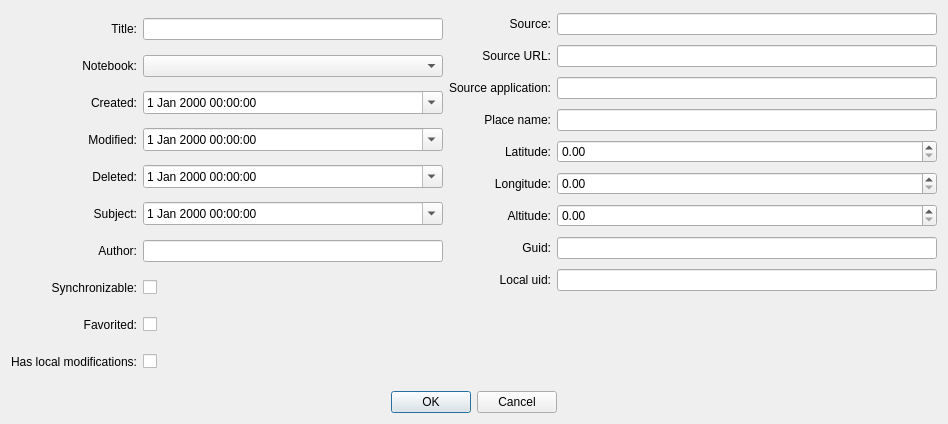
<?xml version="1.0" encoding="UTF-8"?>
<ui version="4.0">
 <class>EditNoteDialog</class>
 <widget class="QDialog" name="EditNoteDialog">
  <property name="geometry">
   <rect>
    <x>0</x>
    <y>0</y>
    <width>948</width>
    <height>424</height>
   </rect>
  </property>
  <property name="windowTitle">
   <string>Dialog</string>
  </property>
  <layout class="QGridLayout" name="gridLayout">
   <item row="0" column="0">
    <layout class="QGridLayout" name="leftGridLayout">
     <item row="0" column="0">
      <widget class="QLabel" name="titleLabel">
       <property name="minimumSize">
        <size>
         <width>0</width>
         <height>26</height>
        </size>
       </property>
       <property name="text">
        <string>Title:</string>
       </property>
       <property name="alignment">
        <set>Qt::AlignRight|Qt::AlignTrailing|Qt::AlignVCenter</set>
       </property>
      </widget>
     </item>
     <item row="0" column="1" colspan="2">
      <widget class="QLineEdit" name="titleLineEdit">
       <property name="minimumSize">
        <size>
         <width>190</width>
         <height>0</height>
        </size>
       </property>
      </widget>
     </item>
     <item row="1" column="0">
      <widget class="QLabel" name="notebookLabel">
       <property name="minimumSize">
        <size>
         <width>0</width>
         <height>26</height>
        </size>
       </property>
       <property name="text">
        <string>Notebook:</string>
       </property>
       <property name="alignment">
        <set>Qt::AlignRight|Qt::AlignTrailing|Qt::AlignVCenter</set>
       </property>
      </widget>
     </item>
     <item row="1" column="1" colspan="2">
      <widget class="QComboBox" name="notebookComboBox">
       <property name="minimumSize">
        <size>
         <width>300</width>
         <height>0</height>
        </size>
       </property>
      </widget>
     </item>
     <item row="2" column="0">
      <widget class="QLabel" name="creationDateTimeLabel">
       <property name="minimumSize">
        <size>
         <width>0</width>
         <height>26</height>
        </size>
       </property>
       <property name="text">
        <string>Created:</string>
       </property>
       <property name="alignment">
        <set>Qt::AlignRight|Qt::AlignTrailing|Qt::AlignVCenter</set>
       </property>
      </widget>
     </item>
     <item row="2" column="1" colspan="2">
      <widget class="QDateTimeEdit" name="creationDateTimeEdit">
       <property name="minimumSize">
        <size>
         <width>190</width>
         <height>0</height>
        </size>
       </property>
       <property name="calendarPopup">
        <bool>true</bool>
       </property>
      </widget>
     </item>
     <item row="3" column="0">
      <widget class="QLabel" name="modificationDateTimeLabel">
       <property name="minimumSize">
        <size>
         <width>0</width>
         <height>26</height>
        </size>
       </property>
       <property name="text">
        <string>Modified:</string>
       </property>
       <property name="alignment">
        <set>Qt::AlignRight|Qt::AlignTrailing|Qt::AlignVCenter</set>
       </property>
      </widget>
     </item>
     <item row="3" column="1" colspan="2">
      <widget class="QDateTimeEdit" name="modificationDateTimeEdit">
       <property name="minimumSize">
        <size>
         <width>190</width>
         <height>0</height>
        </size>
       </property>
       <property name="calendarPopup">
        <bool>true</bool>
       </property>
      </widget>
     </item>
     <item row="4" column="0">
      <widget class="QLabel" name="deletionDateTimeLabel">
       <property name="minimumSize">
        <size>
         <width>0</width>
         <height>26</height>
        </size>
       </property>
       <property name="text">
        <string>Deleted:</string>
       </property>
       <property name="alignment">
        <set>Qt::AlignRight|Qt::AlignTrailing|Qt::AlignVCenter</set>
       </property>
      </widget>
     </item>
     <item row="4" column="1" colspan="2">
      <widget class="QDateTimeEdit" name="deletionDateTimeEdit">
       <property name="minimumSize">
        <size>
         <width>190</width>
         <height>0</height>
        </size>
       </property>
       <property name="calendarPopup">
        <bool>true</bool>
       </property>
      </widget>
     </item>
     <item row="5" column="0">
      <widget class="QLabel" name="subjectDateTimeLabel">
       <property name="minimumSize">
        <size>
         <width>0</width>
         <height>26</height>
        </size>
       </property>
       <property name="text">
        <string>Subject:</string>
       </property>
       <property name="alignment">
        <set>Qt::AlignRight|Qt::AlignTrailing|Qt::AlignVCenter</set>
       </property>
      </widget>
     </item>
     <item row="5" column="1" colspan="2">
      <widget class="QDateTimeEdit" name="subjectDateTimeEdit">
       <property name="minimumSize">
        <size>
         <width>190</width>
         <height>0</height>
        </size>
       </property>
       <property name="calendarPopup">
        <bool>true</bool>
       </property>
      </widget>
     </item>
     <item row="6" column="0">
      <widget class="QLabel" name="authorLabel">
       <property name="minimumSize">
        <size>
         <width>0</width>
         <height>26</height>
        </size>
       </property>
       <property name="text">
        <string>Author:</string>
       </property>
       <property name="alignment">
        <set>Qt::AlignRight|Qt::AlignTrailing|Qt::AlignVCenter</set>
       </property>
      </widget>
     </item>
     <item row="6" column="1" colspan="2">
      <widget class="QLineEdit" name="authorLineEdit">
       <property name="minimumSize">
        <size>
         <width>190</width>
         <height>0</height>
        </size>
       </property>
      </widget>
     </item>
     <item row="8" column="0">
      <widget class="QLabel" name="favoritedLabel">
       <property name="minimumSize">
        <size>
         <width>0</width>
         <height>26</height>
        </size>
       </property>
       <property name="text">
        <string>Favorited:</string>
       </property>
       <property name="alignment">
        <set>Qt::AlignRight|Qt::AlignTrailing|Qt::AlignVCenter</set>
       </property>
      </widget>
     </item>
     <item row="7" column="0">
      <widget class="QLabel" name="synchronizableLabel">
       <property name="minimumSize">
        <size>
         <width>0</width>
         <height>26</height>
        </size>
       </property>
       <property name="text">
        <string>Synchronizable:</string>
       </property>
       <property name="alignment">
        <set>Qt::AlignRight|Qt::AlignTrailing|Qt::AlignVCenter</set>
       </property>
      </widget>
     </item>
     <item row="7" column="1" colspan="2">
      <widget class="QCheckBox" name="synchronizableCheckBox"/>
     </item>
     <item row="8" column="1" colspan="2">
      <widget class="QCheckBox" name="favoritedCheckBox"/>
     </item>
     <item row="9" column="0">
      <widget class="QLabel" name="dirtyLabel">
       <property name="minimumSize">
        <size>
         <width>0</width>
         <height>26</height>
        </size>
       </property>
       <property name="text">
        <string>Has local modifications:</string>
       </property>
       <property name="alignment">
        <set>Qt::AlignRight|Qt::AlignTrailing|Qt::AlignVCenter</set>
       </property>
      </widget>
     </item>
     <item row="9" column="1" colspan="2">
      <widget class="QCheckBox" name="dirtyCheckBox"/>
     </item>
    </layout>
   </item>
   <item row="0" column="1">
    <layout class="QGridLayout" name="rightGridLayout">
     <item row="0" column="0">
      <widget class="QLabel" name="sourceLabel">
       <property name="minimumSize">
        <size>
         <width>0</width>
         <height>26</height>
        </size>
       </property>
       <property name="text">
        <string>Source:</string>
       </property>
       <property name="alignment">
        <set>Qt::AlignRight|Qt::AlignTrailing|Qt::AlignVCenter</set>
       </property>
      </widget>
     </item>
     <item row="0" column="1">
      <widget class="QLineEdit" name="sourceLineEdit">
       <property name="minimumSize">
        <size>
         <width>190</width>
         <height>0</height>
        </size>
       </property>
      </widget>
     </item>
     <item row="1" column="0">
      <widget class="QLabel" name="sourceURLLabel">
       <property name="minimumSize">
        <size>
         <width>0</width>
         <height>26</height>
        </size>
       </property>
       <property name="text">
        <string>Source URL:</string>
       </property>
       <property name="alignment">
        <set>Qt::AlignRight|Qt::AlignTrailing|Qt::AlignVCenter</set>
       </property>
      </widget>
     </item>
     <item row="1" column="1">
      <widget class="QLineEdit" name="sourceURLLineEdit">
       <property name="minimumSize">
        <size>
         <width>190</width>
         <height>0</height>
        </size>
       </property>
      </widget>
     </item>
     <item row="2" column="0">
      <widget class="QLabel" name="sourceApplicationLabel">
       <property name="minimumSize">
        <size>
         <width>0</width>
         <height>26</height>
        </size>
       </property>
       <property name="text">
        <string>Source application:</string>
       </property>
       <property name="alignment">
        <set>Qt::AlignRight|Qt::AlignTrailing|Qt::AlignVCenter</set>
       </property>
      </widget>
     </item>
     <item row="2" column="1">
      <widget class="QLineEdit" name="sourceApplicationLineEdit">
       <property name="minimumSize">
        <size>
         <width>190</width>
         <height>0</height>
        </size>
       </property>
      </widget>
     </item>
     <item row="3" column="0">
      <widget class="QLabel" name="placeNameLabel">
       <property name="minimumSize">
        <size>
         <width>0</width>
         <height>26</height>
        </size>
       </property>
       <property name="text">
        <string>Place name:</string>
       </property>
       <property name="alignment">
        <set>Qt::AlignRight|Qt::AlignTrailing|Qt::AlignVCenter</set>
       </property>
      </widget>
     </item>
     <item row="3" column="1">
      <widget class="QLineEdit" name="placeNameLineEdit">
       <property name="minimumSize">
        <size>
         <width>190</width>
         <height>0</height>
        </size>
       </property>
      </widget>
     </item>
     <item row="4" column="0">
      <widget class="QLabel" name="latitudeLabel">
       <property name="minimumSize">
        <size>
         <width>0</width>
         <height>26</height>
        </size>
       </property>
       <property name="text">
        <string>Latitude:</string>
       </property>
       <property name="alignment">
        <set>Qt::AlignRight|Qt::AlignTrailing|Qt::AlignVCenter</set>
       </property>
      </widget>
     </item>
     <item row="4" column="1">
      <widget class="QDoubleSpinBox" name="latitudeSpinBox">
       <property name="minimumSize">
        <size>
         <width>190</width>
         <height>0</height>
        </size>
       </property>
      </widget>
     </item>
     <item row="5" column="0">
      <widget class="QLabel" name="longitudeLabel">
       <property name="minimumSize">
        <size>
         <width>0</width>
         <height>26</height>
        </size>
       </property>
       <property name="text">
        <string>Longitude:</string>
       </property>
       <property name="alignment">
        <set>Qt::AlignRight|Qt::AlignTrailing|Qt::AlignVCenter</set>
       </property>
      </widget>
     </item>
     <item row="5" column="1">
      <widget class="QDoubleSpinBox" name="longitudeSpinBox">
       <property name="minimumSize">
        <size>
         <width>190</width>
         <height>0</height>
        </size>
       </property>
      </widget>
     </item>
     <item row="6" column="0">
      <widget class="QLabel" name="altitudeLabel">
       <property name="minimumSize">
        <size>
         <width>0</width>
         <height>26</height>
        </size>
       </property>
       <property name="text">
        <string>Altitude:</string>
       </property>
       <property name="alignment">
        <set>Qt::AlignRight|Qt::AlignTrailing|Qt::AlignVCenter</set>
       </property>
      </widget>
     </item>
     <item row="6" column="1">
      <widget class="QDoubleSpinBox" name="altitudeSpinBox">
       <property name="minimumSize">
        <size>
         <width>190</width>
         <height>0</height>
        </size>
       </property>
      </widget>
     </item>
     <item row="7" column="0">
      <widget class="QLabel" name="guidLabel">
       <property name="minimumSize">
        <size>
         <width>0</width>
         <height>26</height>
        </size>
       </property>
       <property name="text">
        <string>Guid:</string>
       </property>
       <property name="alignment">
        <set>Qt::AlignRight|Qt::AlignTrailing|Qt::AlignVCenter</set>
       </property>
      </widget>
     </item>
     <item row="7" column="1">
      <widget class="QLineEdit" name="guidLineEdit">
       <property name="minimumSize">
        <size>
         <width>320</width>
         <height>0</height>
        </size>
       </property>
       <property name="readOnly">
        <bool>true</bool>
       </property>
      </widget>
     </item>
     <item row="8" column="0">
      <widget class="QLabel" name="localUidLabel">
       <property name="minimumSize">
        <size>
         <width>0</width>
         <height>26</height>
        </size>
       </property>
       <property name="text">
        <string>Local uid:</string>
       </property>
       <property name="alignment">
        <set>Qt::AlignRight|Qt::AlignTrailing|Qt::AlignVCenter</set>
       </property>
      </widget>
     </item>
     <item row="8" column="1">
      <widget class="QLineEdit" name="localUidLineEdit">
       <property name="minimumSize">
        <size>
         <width>320</width>
         <height>0</height>
        </size>
       </property>
       <property name="readOnly">
        <bool>true</bool>
       </property>
      </widget>
     </item>
     <item row="9" column="0">
      <spacer name="verticalSpacer">
       <property name="orientation">
        <enum>Qt::Vertical</enum>
       </property>
       <property name="sizeHint" stdset="0">
        <size>
         <width>20</width>
         <height>40</height>
        </size>
       </property>
      </spacer>
     </item>
    </layout>
   </item>
   <item row="1" column="0" colspan="2">
    <widget class="QDialogButtonBox" name="buttonBox">
     <property name="orientation">
      <enum>Qt::Horizontal</enum>
     </property>
     <property name="standardButtons">
      <set>QDialogButtonBox::Cancel|QDialogButtonBox::Ok</set>
     </property>
     <property name="centerButtons">
      <bool>true</bool>
     </property>
    </widget>
   </item>
  </layout>
 </widget>
 <resources/>
 <connections>
  <connection>
   <sender>buttonBox</sender>
   <signal>accepted()</signal>
   <receiver>EditNoteDialog</receiver>
   <slot>accept()</slot>
   <hints>
    <hint type="sourcelabel">
     <x>248</x>
     <y>254</y>
    </hint>
    <hint type="destinationlabel">
     <x>157</x>
     <y>274</y>
    </hint>
   </hints>
  </connection>
  <connection>
   <sender>buttonBox</sender>
   <signal>rejected()</signal>
   <receiver>EditNoteDialog</receiver>
   <slot>reject()</slot>
   <hints>
    <hint type="sourcelabel">
     <x>316</x>
     <y>260</y>
    </hint>
    <hint type="destinationlabel">
     <x>286</x>
     <y>274</y>
    </hint>
   </hints>
  </connection>
 </connections>
</ui>
